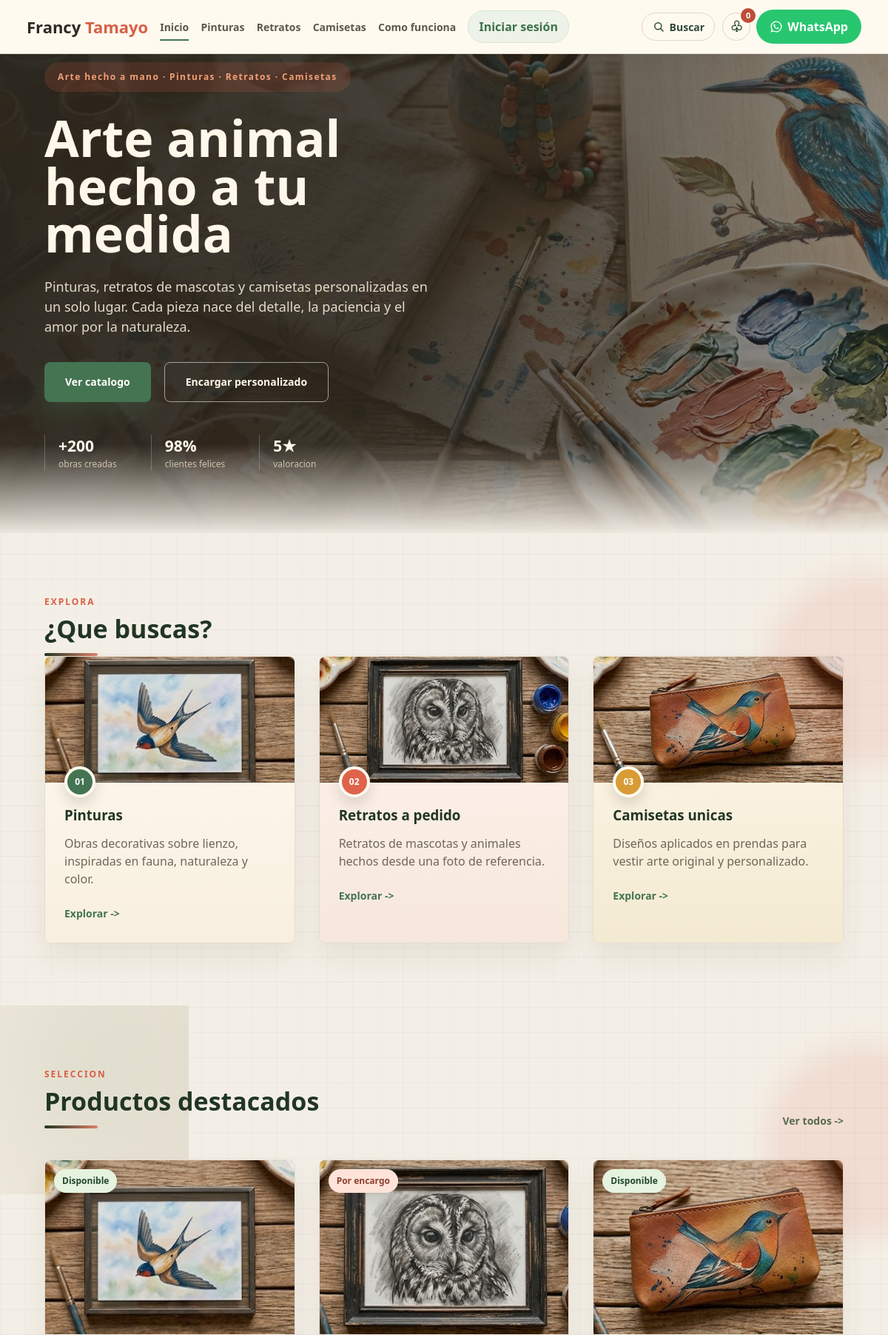
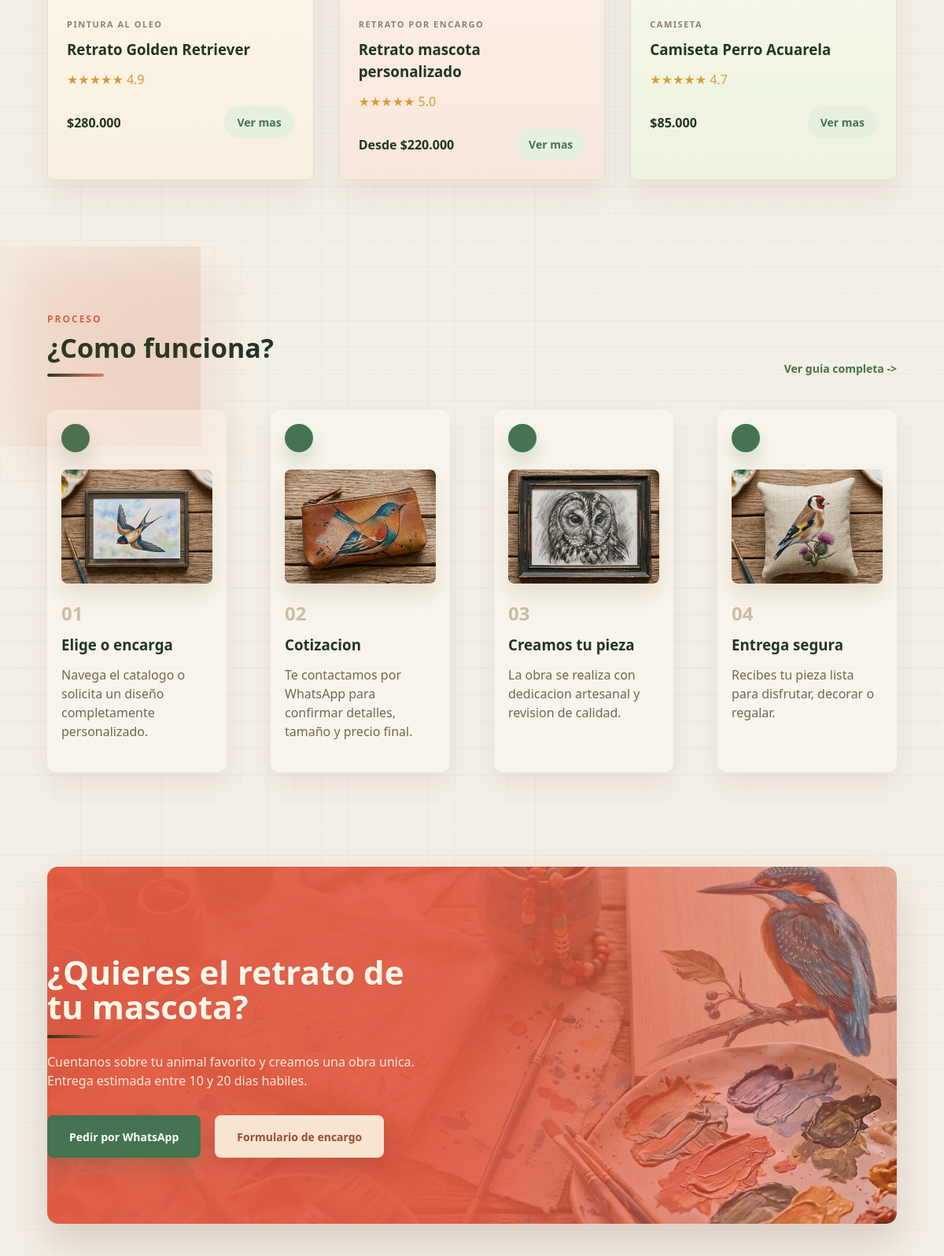
The page / (upper part) on the database its author committed (2 pictures, top to bottom).
### tables this page shows
CREATE TABLE IF NOT EXISTS productos (
  id INT AUTO_INCREMENT PRIMARY KEY,
  nombre VARCHAR(120) NOT NULL,
  categoria ENUM('pinturas','retratos','camisetas') NOT NULL,
  tipo VARCHAR(80) NOT NULL,
  descripcion TEXT NULL,
  precio DECIMAL(10,2) NOT NULL DEFAULT 0,
  imagen VARCHAR(255) NOT NULL,
  estado ENUM('disponible','encargo','agotado') NOT NULL DEFAULT 'disponible',
  rating DECIMAL(2,1) NOT NULL DEFAULT 4.8,
  destacado TINYINT(1) NOT NULL DEFAULT 0,
  activo TINYINT(1) NOT NULL DEFAULT 1,
  orden INT NOT NULL DEFAULT 0,
  fecha_creacion TIMESTAMP DEFAULT CURRENT_TIMESTAMP,
  UNIQUE KEY uq_producto_nombre (nombre)
);

### include/productos.php (the view, shortened to what this page needs)
<?php
function obtenerProductosDestacados(int $limite = 3): array
{
    try {
        $db = conectarDB();
        $stmt = $db->prepare('SELECT * FROM productos WHERE activo = 1 AND destacado = 1 ORDER BY orden ASC, id ASC LIMIT ?');
        $stmt->bind_param('i', $limite);
        $stmt->execute();
        return $stmt->get_result()->fetch_all(MYSQLI_ASSOC);
    } catch (Throwable $error) {
        return array_slice(array_values(array_filter(productosBase(), static fn(array $producto): bool => (bool) $producto['destacado'])), 0, $limite);
    }
}
function formatearPrecioProducto(array $producto): string
{
    $precio = '$' . number_format((float) $producto['precio'], 0, ',', '.');
    return $producto['estado'] === 'encargo' ? 'Desde ' . $precio : $precio;
}
function etiquetaEstadoProducto(array $producto): string
{
    return match ($producto['estado']) {
        'encargo' => 'Por encargo',
        'agotado' => 'Agotado',
        default => 'Disponible',
    };
}
function claseEstadoProducto(array $producto): string
{
    return match ($producto['estado']) {
        'disponible' => 'available',
        default => 'custom',
    };
}
function renderizarTarjetaProducto(array $producto, bool $enlaceCategoria = false): void
{
    $nombre = htmlspecialchars($producto['nombre']);
    $tipo = htmlspecialchars($producto['tipo']);
    $imagen = htmlspecialchars($producto['imagen']);
    $estado = htmlspecialchars(etiquetaEstadoProducto($producto));
    $claseEstado = htmlspecialchars(claseEstadoProducto($producto));
    $rating = number_format((float) $producto['rating'], 1);
    $estrellasLlenas = (int) round((float) $producto['rating']);
    $estrellas = str_repeat('★', $estrellasLlenas) . str_repeat('☆', 5 - $estrellasLlenas);
    $precio = formatearPrecioProducto($producto);
    $deshabilitado = $producto['estado'] === 'agotado' ? ' disabled' : '';
    $textoBoton = $producto['estado'] === 'agotado' ? 'Agotado' : ($producto['estado'] === 'encargo' ? 'Encargar' : 'Añadir');
    $urlCategoria = BASE_URL . $producto['categoria'] . '.php';
    ?>
    <article class="product-card">
        <div class="product-image">
            <span class="badge <?= $claseEstado ?>"><?= $estado ?></span>
            <img src="<?= BASE_URL . $imagen ?>" alt="<?= $nombre ?>">
        </div>
        <div class="product-body">
            <span><?= $tipo ?></span>
            <h3><?= $nombre ?></h3>
            <p class="rating" aria-label="Valoración <?= $rating ?> de 5"><span aria-hidden="true"><?= $estrellas ?></span> <?= $rating ?></p>
            <div class="product-footer">
                <strong><?= $precio ?></strong>
                <?php if ($enlaceCategoria): ?>
                    <a href="<?= $urlCategoria ?>">Ver mas</a>
                <?php else: ?>
                    <button class="add-to-cart" data-id="<?= (int) $producto['id'] ?>" data-product="<?= $nombre ?>" data-category="<?= $tipo ?>" data-price="<?= (float) $producto['precio'] ?>" data-image="<?= $imagen ?>"<?= $deshabilitado ?>><?= $textoBoton ?></button>
                <?php endif; ?>
            </div>
        </div>
    </article>
    <?php
}

### index.php (shortened to what this page needs)
<?php
require __DIR__ . '/include/productos.php';
$productosDestacados = obtenerProductosDestacados(3);
?>
<main class="home-page">
    <section class="hero">
        <div class="overlay"></div>
        <div class="container hero-layout">
            <div class="hero-content">
                <span class="tagline">Arte hecho a mano · Pinturas · Retratos · Camisetas</span>
                <h1>Arte animal hecho a tu medida</h1>
                <p>Pinturas, retratos de mascotas y camisetas personalizadas en un solo lugar. Cada pieza nace del detalle, la paciencia y el amor por la naturaleza.</p>
                <div class="hero-actions">
                    <a href="#catalogo" class="hero-btn hero-btn-primary">Ver catalogo</a>
                    <a href="#personalizar" class="hero-btn hero-btn-outline">Encargar personalizado</a>
                </div>
                <div class="hero-stats">
                    <div>
                        <strong>+200</strong>
                        <span>obras creadas</span>
                    </div>
                    <div>
                        <strong>98%</strong>
                        <span>clientes felices</span>
                    </div>
                    <div>
                        <strong>5★</strong>
                        <span>valoracion</span>
                    </div>
                </div>
            </div>
        </div>
    </section>
    <section class="home-section" id="catalogo">
        <div class="container">
            <span class="section-kicker">Explora</span>
            <h2>¿Que buscas?</h2>
            <div class="category-grid">
                <article class="category-card" id="pinturas">
                    <img src="<?php echo BASE_URL; ?>assets/imagenes/productos/cuadro-golondrina.png" alt="Pintura artistica de golondrina">
                    <div class="category-body">
                        <span class="category-icon">01</span>
                        <h3>Pinturas</h3>
                        <p>Obras decorativas sobre lienzo, inspiradas en fauna, naturaleza y color.</p>
                        <a href="<?php echo BASE_URL; ?>pinturas.php">Explorar</a>
                    </div>
                </article>
                <article class="category-card" id="retratos">
                    <img src="<?php echo BASE_URL; ?>assets/imagenes/productos/cuadro-buho.png" alt="Retrato artistico de buho">
                    <div class="category-body">
                        <span class="category-icon">02</span>
                        <h3>Retratos a pedido</h3>
                        <p>Retratos de mascotas y animales hechos desde una foto de referencia.</p>
                        <a href="<?php echo BASE_URL; ?>retratos.php">Explorar</a>
                    </div>
                </article>
                <article class="category-card" id="camisetas">
                    <img src="<?php echo BASE_URL; ?>assets/imagenes/productos/estuche-azulejo-2.png" alt="Producto con ilustracion de ave">
                    <div class="category-body">
                        <span class="category-icon">03</span>
                        <h3>Camisetas unicas</h3>
                        <p>Diseños aplicados en prendas para vestir arte original y personalizado.</p>
                        <a href="<?php echo BASE_URL; ?>camisetas.php">Explorar</a>
                    </div>
                </article>
            </div>
        </div>
    </section>
    <section class="home-section featured-section" id="productos">
        <div class="container">
            <div class="section-heading-row">
                <div>
                    <span class="section-kicker">Seleccion</span>
                    <h2>Productos destacados</h2>
                </div>
                <a href="#catalogo" class="section-link">Ver todos</a>
            </div>
            <div class="product-grid">
                <?php foreach ($productosDestacados as $producto): ?>
                    <?php renderizarTarjetaProducto($producto, true); ?>
                <?php endforeach; ?>
            </div>
        </div>
    </section>
    <section class="home-section process-section" id="funciona">
        <div class="container">
            <div class="section-heading-row">
                <div>
                    <span class="section-kicker">Proceso</span>
                    <h2>¿Como funciona?</h2>
                </div>
                <a href="#personalizar" class="section-link">Ver guia completa</a>
            </div>
            <div class="steps-grid">
                <article>
                    <img src="<?php echo BASE_URL; ?>assets/imagenes/productos/cuadro-golondrina.png" alt="Ilustración de golondrina para elegir tu pieza">
                    <span>01</span>
                    <h3>Elige o encarga</h3>
                    <p>Navega el catalogo o solicita un diseño completamente personalizado.</p>
                </article>
                <article>
                    <img src="<?php echo BASE_URL; ?>assets/imagenes/productos/estuche-azulejo.png" alt="Ilustración de ave para cotización personalizada">
                    <span>02</span>
                    <h3>Cotizacion</h3>
                    <p>Te contactamos por WhatsApp para confirmar detalles, tamaño y precio final.</p>
                </article>
                <article>
                    <img src="<?php echo BASE_URL; ?>assets/imagenes/productos/cuadro-buho.png" alt="Ilustración de búho durante la creación de la pieza">
                    <span>03</span>
                    <h3>Creamos tu pieza</h3>
                    <p>La obra se realiza con dedicacion artesanal y revision de calidad.</p>
                </article>
                <article>
                    <img src="<?php echo BASE_URL; ?>assets/imagenes/productos/cojin-jilguero.png" alt="Ilustración de jilguero para entrega segura">
                    <span>04</span>
                    <h3>Entrega segura</h3>
                    <p>Recibes tu pieza lista para disfrutar, decorar o regalar.</p>
                </article>
            </div>
        </div>
    </section>
    <section class="custom-order container" id="personalizar">
        <div>
            <span class="section-kicker">Especial para ti</span>
            <h2>¿Quieres el retrato de tu mascota?</h2>
            <p>Cuentanos sobre tu animal favorito y creamos una obra unica. Entrega estimada entre 10 y 20 dias habiles.</p>
            <div class="hero-actions">
                <a target="_blank" href="https://wa.me/573184597719" class="hero-btn hero-btn-primary">Pedir por WhatsApp</a>
                <a href="<?php echo BASE_URL; ?>contacto.php" class="hero-btn hero-btn-light">Formulario de encargo</a>
            </div>
        </div>
    </section>
</main>
<?php
include 'include/templates/footer.php';
?>

### assets/css/base/global.css (style rules this page uses)
html, body { background-color:#050505; background-image: linear-gradient(rgba(255,255,255,.035) 1px, transparent 1px), linear-gradient(90deg, rgba(255,255,255,.035) 1px, transparent 1px), url('../../imagenes/137042075-grid-square-graph-line-full-page-on-black-paper-background-paper-grid-square-graph-line-texture-of.jpg'); background-size:32px 32px; background-attachment:fixed; }
body { color:#fff; line-height:1.5; }
body::before { content:""; position:fixed; inset:0; pointer-events:none; background:radial-gradient(circle at top, rgba(0,208,132,.05), transparent 35%); z-index:-1; }
a { color:inherit; text-decoration:none; transition:.35s; }
img { width:100%; display:block; transition:.5s; }
section { padding:110px 0; }
section h2 { text-align:center; font-size:58px; font-weight:900; margin-bottom:15px; text-shadow:0 0 14px rgba(255,255,255,.2); animation:slideDownSoft 1.2s ease; }
.container { width:90%; max-width:1200px; margin:auto; }

### rows shown on the page
productos: estado "Disponible", imagen (picture), tipo "PINTURA AL OLEO", nombre "Retrato Golden Retriever", rating "★★★★★", rating "4.9", precio "$280.000"
productos: estado "Por encargo", imagen (picture), tipo "RETRATO POR ENCARGO", nombre "Retrato mascota personalizado", rating "★★★★★", rating "5.0", precio "Desde $220.000"
productos: estado "Disponible", imagen (picture), tipo "CAMISETA", nombre "Camiseta Perro Acuarela", rating "★★★★★", rating "4.7", precio "$85.000"
